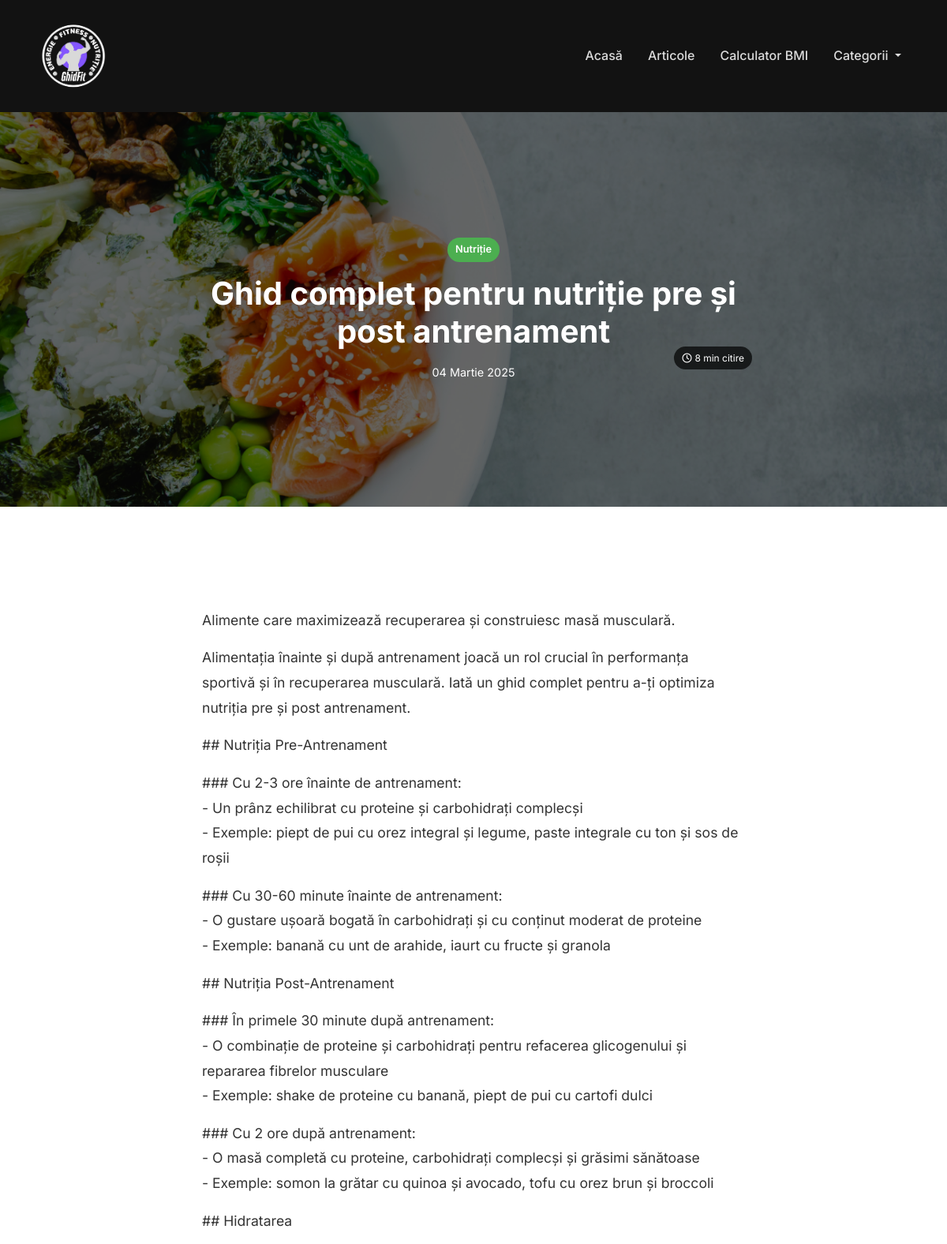
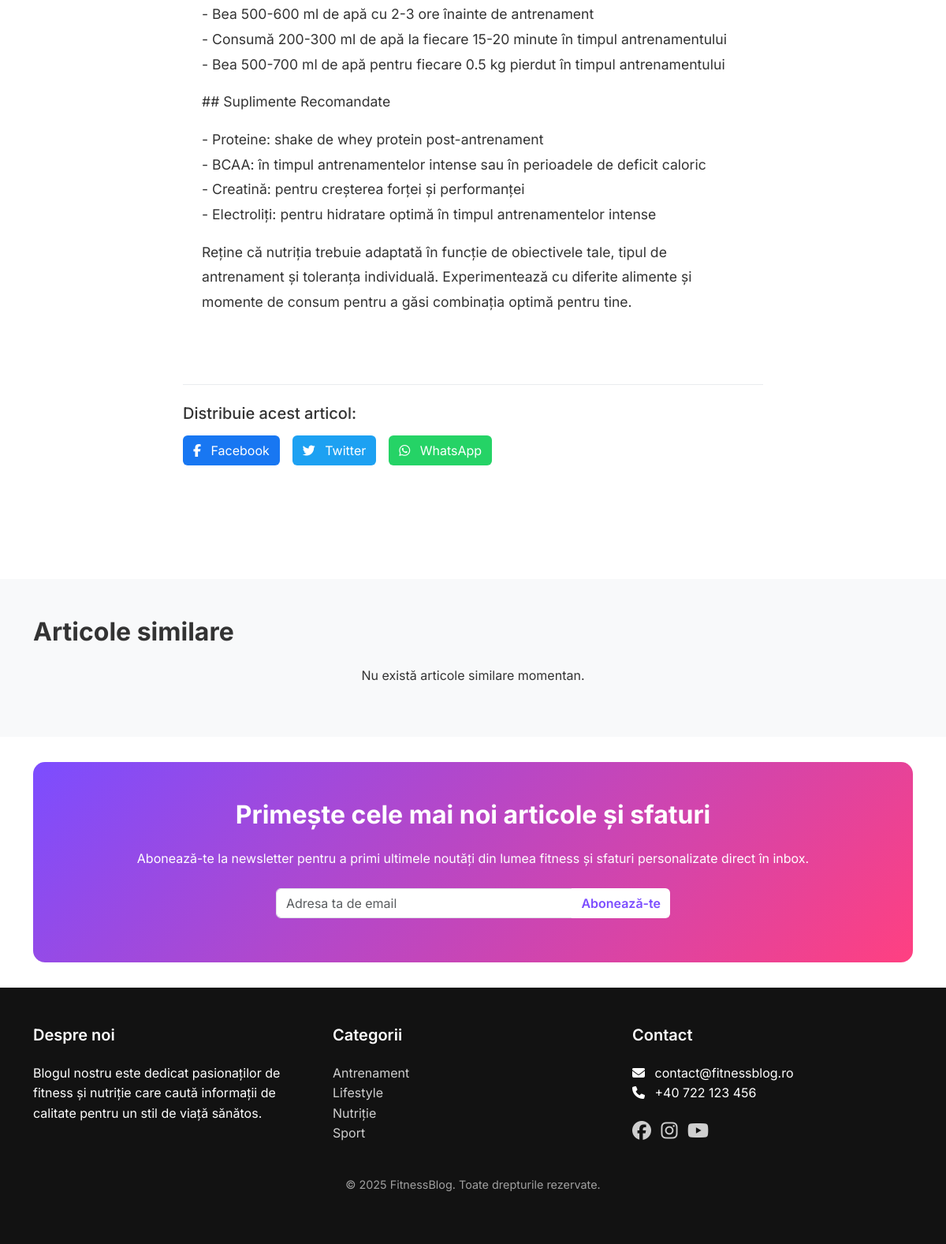
The page /articol/ghid-complet-pentru-nutritie-pre-si-post-antrenament/ on the database its author committed (2 pictures, top to bottom).
### blog/models.py (models this page shows, shortened)
class Article(models.Model):
    title = models.CharField(max_length=200, verbose_name='Titlu')
    slug = models.SlugField(unique=True, verbose_name='Slug')
    content = RichTextField(verbose_name='Conținut')
    featured_image = models.ImageField(upload_to='articles/', verbose_name='Imagine principală')
    category = models.ForeignKey(Category, on_delete=models.CASCADE, related_name='articles', verbose_name='Categorie')
    created_at = models.DateTimeField(auto_now_add=True, verbose_name='Data creării')
    updated_at = models.DateTimeField(auto_now=True, verbose_name='Data actualizării')
    read_time = models.IntegerField(default=5, verbose_name='Timp de citire (minute)')
    meta_title = models.CharField(max_length=200, blank=True, verbose_name='Titlu Meta')
    meta_description = models.TextField(blank=True, verbose_name='Descriere Meta')
    meta_keywords = models.CharField(max_length=200, blank=True, verbose_name='Cuvinte cheie Meta')
    class Meta:
        verbose_name = 'Articol'
        verbose_name_plural = 'Articole'
        ordering = ['-created_at']

class Category(models.Model):
    name = models.CharField(max_length=100, verbose_name='Nume')
    slug = models.SlugField(unique=True, verbose_name='Slug')
    icon = models.CharField(max_length=50, blank=True, null=True, verbose_name='Iconiță FontAwesome')
    class Meta:
        verbose_name = 'Categorie'
        verbose_name_plural = 'Categorii'
        ordering = ['name']

### blog/views.py (the view)
# urls.py: path('articol/<slug:slug>/', views.article_detail, name='article_detail'),
def article_detail(request, slug):
    article = get_object_or_404(Article, slug=slug)
    related_articles = Article.objects.filter(category=article.category).exclude(id=article.id).order_by('-created_at')[:3]
    adsense_locations = {
        ad.name: ad.ad_code for ad in AdSenseLocation.objects.filter(is_active=True)
    }
    context = {
        'article': article,
        'related_articles': related_articles,
        'adsense_locations': adsense_locations,
    }
    return render(request, 'blog/article_detail.html', context)

### blog/context_processors.py (called while the page is built)
def global_context(request):
    categories = Category.objects.annotate(
        articles_count=Count('articles')
    ).filter(articles_count__gt=0)
    adsense_locations = {
        ad.name: ad.ad_code for ad in AdSenseLocation.objects.filter(is_active=True)
    }
    return {
        'categories': categories,
        'adsense_locations': adsense_locations
    }

### templates/blog/article_detail.html (shortened to what this page needs)
{% extends 'blog/base.html' %}
{% load static %}
{% block content %}
<div class="article-detail-container">
    <div class="article-header" style="background-image: url('{{ article.featured_image.url }}');">
        <div class="container">
            <div class="row">
                <div class="col-lg-8 mx-auto">
                    <div class="article-header-content text-center">
                        <span class="article-category {{ article.category.slug }}">{{ article.category.name }}</span>
                        <h1 class="article-title">{{ article.title }}</h1>
                        <div class="article-meta">
                            <span class="article-date">{{ article.created_at|date:"d F Y" }}</span>
                            <span class="article-time"><i class="far fa-clock me-1"></i>{{ article.read_time }} min citire</span>
                        </div>
                    </div>
                </div>
            </div>
        </div>
    </div>
    <div class="article-content-section py-5">
        <div class="container">
            <div class="row">
                <div class="col-lg-8 mx-auto">
                    <div class="article-content">
                        {{ article.content|safe|linebreaks }}
                    </div>
                    <div class="article-share mt-5">
                        <h5>Distribuie acest articol:</h5>
                        <div class="share-buttons">
                            <a href="https://www.facebook.com/sharer/sharer.php?u={{ request.build_absolute_uri }}" target="_blank" class="btn btn-facebook">
                                <i class="fab fa-facebook-f me-2"></i> Facebook
                            </a>
                            <a href="https://twitter.com/intent/tweet?url={{ request.build_absolute_uri }}&text={{ article.title }}" target="_blank" class="btn btn-twitter">
                                <i class="fab fa-twitter me-2"></i> Twitter
                            </a>
                            <a href="https://api.whatsapp.com/send?text={{ article.title }} {{ request.build_absolute_uri }}" target="_blank" class="btn btn-whatsapp">
                                <i class="fab fa-whatsapp me-2"></i> WhatsApp
                            </a>
                        </div>
                    </div>
                </div>
            </div>
        </div>
    </div>
    <div class="related-articles-section py-5 bg-light">
        <div class="container">
            <h2 class="section-title mb-4">Articole similare</h2>
            <div class="row">
                {% for related in related_articles %}
                <div class="col-md-4 mb-4">
                    <div class="article-card">
                        <div class="article-img">
                            <img src="{{ related.featured_image.url }}" alt="{{ related.title }}">
                            <div class="article-category {{ related.category.slug }}">{{ related.category.name }}</div>
                            <div class="article-time">{{ related.read_time }} min citire</div>
                        </div>
                        <div class="article-content">
                            <h3 class="article-title"><a href="{% url 'blog:article_detail' related.slug %}">{{ related.title }}</a></h3>
                            <p class="article-excerpt">{{ related.content|truncatechars:100 }}</p>
                            <a href="{% url 'blog:article_detail' related.slug %}" class="read-more">Citește mai mult <i class="fas fa-arrow-right ms-1"></i></a>
                        </div>
                    </div>
                </div>
                {% empty %}
                <div class="col-12 text-center">
                    <p>Nu există articole similare momentan.</p>
                </div>
                {% endfor %}
            </div>
        </div>
    </div>
</div>
{% endblock %}

### templates/blog/base.html (shortened to what this page needs)
<!DOCTYPE html>
<html lang="ro">
<head>
    <link rel="stylesheet" href="https://cdnjs.cloudflare.com/ajax/libs/font-awesome/6.5.1/css/all.min.css">
    <link href="https://cdn.jsdelivr.net/npm/bootstrap@5.3.2/dist/css/bootstrap.min.css" rel="stylesheet">
    {% load static %}
    <link rel="stylesheet" href="{% static 'css/styles.css' %}">
</head>
<body>
    <header class="header">
        <nav class="navbar navbar-expand-lg navbar-dark">
            <div class="container">
                <a class="navbar-brand mx-auto order-0" href="{% url 'blog:home' %}">
                    <picture>
                        <source srcset="{% static 'images/logo.webp' %}" type="image/webp">
                        <img src="{% static 'images/logo.webp' %}" alt="GhidFit" class="navbar-logo">
                    </picture>
                </a>
                <div class="collapse navbar-collapse order-2" id="navbarNav">
                    <ul class="navbar-nav ms-auto">
                        <li class="nav-item">
                            <a class="nav-link" href="{% url 'blog:home' %}">Acasă</a>
                        </li>
                        <li class="nav-item">
                            <a class="nav-link" href="{% url 'blog:all_articles' %}">Articole</a>
                        </li>
                        <li class="nav-item">
                            <a class="nav-link" href="{% url 'blog:bmi_calculator' %}">Calculator BMI</a>
                        </li>
                        <li class="nav-item dropdown">
                            <a class="nav-link dropdown-toggle" href="#" id="navbarDropdown" role="button" data-bs-toggle="dropdown" aria-expanded="false">
                                Categorii
                            </a>
                        </li>
                    </ul>
                </div>
            </div>
        </nav>
    </header>
    <main>
        {% block content %}{% endblock %}
    </main>
    <section class="newsletter-section">
        <div class="container">
            <div class="newsletter-container py-5 px-4">
                <div class="row">
                    <div class="col-lg-12 text-center">
                        <h2 class="section-title">Primește cele mai noi articole și sfaturi</h2>
                        <p class="mb-4">Abonează-te la newsletter pentru a primi ultimele noutăți din lumea fitness și sfaturi personalizate direct în inbox.</p>
                        <form id="newsletter-form" class="newsletter-form">
                            <div class="input-group">
                                <input type="email" class="form-control" id="email" name="email" placeholder="Adresa ta de email" required>
                                <button type="submit" class="btn subscribe-btn">Abonează-te</button>
                            </div>
                        </form>
                    </div>
                </div>
            </div>
        </div>
    </section>
    <footer class="footer py-5">
        <div class="container">
            <div class="row">
                <div class="col-md-4">
                    <h5>Despre noi</h5>
                    <p>Blogul nostru este dedicat pasionaților de fitness și nutriție care caută informații de calitate pentru un stil de viață sănătos.</p>
                </div>
                <div class="col-md-4">
                    <h5>Categorii</h5>
                    <ul class="list-unstyled">
                        {% for category in categories %}
                            <li><a href="{% url 'blog:category_articles' category.slug %}">{{ category.name }}</a></li>
                        {% endfor %}
                    </ul>
                </div>
                <div class="col-md-4">
                    <h5>Contact</h5>
                    <ul class="list-unstyled">
                        <li><i class="fas fa-envelope me-2"></i> contact@fitnessblog.ro</li>
                        <li><i class="fas fa-phone me-2"></i> +40 722 123 456</li>
                    </ul>
                    <div class="social-icons mt-3">
                        <a href="#" class="me-2"><i class="fab fa-facebook"></i></a>
                        <a href="#" class="me-2"><i class="fab fa-instagram"></i></a>
                        <a href="#" class="me-2"><i class="fab fa-youtube"></i></a>
                    </div>
                </div>
            </div>
            <div class="row mt-4">
                <div class="col-md-12 text-center">
                    <p class="copyright">© 2025 FitnessBlog. Toate drepturile rezervate.</p>
                </div>
            </div>
        </div>
    </footer>
</body>
</html>

### static/css/styles.css (style rules this page uses)
:root { --primary-color: #7c4dff; --primary-hover: #6a3ff5; --secondary-color: #ff4081; --secondary-hover: #f50057; --text-color: #333; --light-text: #fff; --dark-bg: #121212; --light-bg: #f9f9f9; --gray-color: #6c757d; --border-color: #e9ecef; --antrenament-color: #ff5722; --nutritie-color: #4caf50; --lifestyle-color: #2196f3; }
body { font-family: 'Inter', sans-serif; color: var(--text-color); line-height: 1.6; background-color: #fff; }
a { color: var(--primary-color); text-decoration: none; transition: all 0.3s ease; }
.section-title { font-weight: 700; margin-bottom: 1.5rem; }
.header { background-color: var(--dark-bg); }
.navbar-dark { padding: 1rem 0; }
.navbar-logo { height: 100px; width: auto; }
.navbar-dark .navbar-nav .nav-link { color: rgba(255, 255, 255, 0.85); font-weight: 500; padding: 0.5rem 1rem; }
.navbar-brand { font-family: 'Inter', sans-serif; font-weight: 700; font-size: 1.5rem; letter-spacing: -0.5px; }
.article-category { position: absolute; top: 15px; left: 15px; background-color: var(--primary-color); color: white; padding: 5px 10px; border-radius: 20px; font-size: 0.8rem; font-weight: 600; }
.article-category.nutritie { background-color: var(--nutritie-color); }
.article-time { position: absolute; bottom: 15px; right: 15px; background-color: rgba(0, 0, 0, 0.7); color: white; padding: 5px 10px; border-radius: 20px; font-size: 0.75rem; }
.article-content { padding: 1.5rem; flex: 1; display: flex; flex-direction: column; }
.article-title { font-size: 1.2rem; font-weight: 700; margin-bottom: 0.75rem; }
.newsletter-section { padding: 2rem 0; }
.newsletter-container { background: linear-gradient(135deg, var(--primary-color), var(--secondary-color)); border-radius: 15px; color: white; }
.newsletter-form { max-width: 500px; margin: 0 auto; }
.subscribe-btn { background-color: white; color: var(--primary-color); font-weight: 600; border: none; transition: all 0.3s ease; }
.footer { background-color: var(--dark-bg); color: white; }
.footer h5 { color: white; font-weight: 600; margin-bottom: 1.5rem; }
.footer a { color: rgba(255, 255, 255, 0.8); transition: all 0.3s ease; }
.footer .social-icons a { font-size: 1.5rem; margin-right: 1rem; }
.copyright { color: rgba(255, 255, 255, 0.6); font-size: 0.9rem; }
.article-header { height: 500px; background-size: cover; background-position: center; position: relative; color: white; display: flex; align-items: center; }
.article-header::before { content: ''; position: absolute; top: 0; left: 0; width: 100%; height: 100%; background: rgba(0, 0, 0, 0.6); }
.article-header-content { position: relative; z-index: 1; }
.article-header .article-category { position: relative; top: auto; left: auto; display: inline-block; margin-bottom: 1rem; }
.article-header .article-title { font-size: 2.5rem; margin-bottom: 1rem; }
.article-meta { display: flex; justify-content: center; gap: 2rem; font-size: 0.9rem; }
.article-content-section { background-color: white; }
.article-content { font-size: 1.1rem; line-height: 1.8; }
.article-share { border-top: 1px solid var(--border-color); padding-top: 1.5rem; }
.share-buttons { display: flex; gap: 1rem; margin-top: 1rem; }
.btn-facebook { background-color: #1877f2; color: white; }
.btn-twitter { background-color: #1da1f2; color: white; }
.btn-whatsapp { background-color: #25d366; color: white; }
.related-articles-section { background-color: var(--light-bg); }

### rows shown on the page
Article: featured_image (placeholder picture), category.name "Nutriție", title "Ghid complet pentru nutriție pre și post antrenament", created_at "04 Martie 2025", read_time "8", content "Alimente care maximizează recuperarea și construiesc masă musculară. Alimentația înainte și după antrenament joacă un rol crucial în performanța sportivă și în recuperarea musculară. Iată un ghid complet pentru a-ți optimiza nutriția pre și post antrenament. ## Nutriția Pre-Antrenament ### Cu 2-3 ore înainte de antrenament: - Un prânz echilibrat cu proteine și carbohidrați complecși - Exemple: piept de pui cu orez integral și legume, paste integrale cu ton și sos de roșii ### Cu 30-60 minute înainte de antrenament: - O gustare ușoară bogată în carbohidrați și cu conținut moderat de proteine - Exemple: banană cu unt de arahide, iaurt cu fructe și granola ## Nutriția Post-Antrenament ### În…"
Category: name "Antrenament"
Category: name "Lifestyle"
Category: name "Nutriție"
Category: name "Sport"
